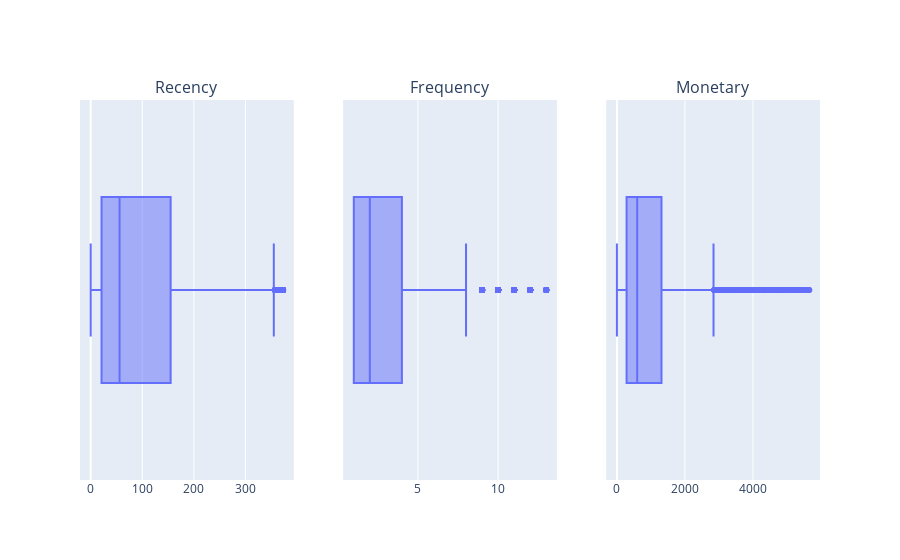

Source (notebook cell):
### Markdown cell above
После удаления выбросов у вас должны получиться следующие коробчатые диаграммы:

### Code cell
boxes = [px.box(rfm_table_cleaned, x=column) for column in rfm_table_cleaned.columns]
fig = make_subplots(
    rows=1, cols=3, 
    subplot_titles=(
        "Recency", "Frequency", "Monetary"
    )
)

for i, box in enumerate(boxes):
    fig.add_trace(boxes[i]['data'][0], row=1, col=i+1)

fig.update_layout(showlegend=True)
fig.write_html('images/boxplot_2.html')
fig.show()

### Figure 1 — Plotly figure (JSON) as saved in the notebook; plotly's stock layout.template omitted (floating-point values rounded to 4 significant figures; data arrays with more than 128 entries replaced by an {"elided": "..."} marker saying what was removed)
{"data": [{"alignmentgroup": "True", "hovertemplate": "Recency=%{x}<extra></extra>", "legendgroup": "", "marker": {"color": "#636efa"}, "name": "", "notched": false, "offsetgroup": "", "orientation": "h", "showlegend": false, "type": "box", "x": {"elided": "4044 int values"}, "x0": " ", "xaxis": "x", "y0": " ", "yaxis": "y"}, {"alignmentgroup": "True", "hovertemplate": "Frequency=%{x}<extra></extra>", "legendgroup": "", "marker": {"color": "#636efa"}, "name": "", "notched": false, "offsetgroup": "", "orientation": "h", "showlegend": false, "type": "box", "x": {"elided": "4044 int values"}, "x0": " ", "xaxis": "x2", "y0": " ", "yaxis": "y2"}, {"alignmentgroup": "True", "hovertemplate": "Monetary=%{x}<extra></extra>", "legendgroup": "", "marker": {"color": "#636efa"}, "name": "", "notched": false, "offsetgroup": "", "orientation": "h", "showlegend": false, "type": "box", "x": {"elided": "4044 float values"}, "x0": " ", "xaxis": "x3", "y0": " ", "yaxis": "y3"}], "layout": {"annotations": [{"font": {"size": 16}, "showarrow": false, "text": "Recency", "x": 0.1444, "xanchor": "center", "xref": "paper", "y": 1, "yanchor": "bottom", "yref": "paper"}, {"font": {"size": 16}, "showarrow": false, "text": "Frequency", "x": 0.5, "xanchor": "center", "xref": "paper", "y": 1, "yanchor": "bottom", "yref": "paper"}, {"font": {"size": 16}, "showarrow": false, "text": "Monetary", "x": 0.8556, "xanchor": "center", "xref": "paper", "y": 1, "yanchor": "bottom", "yref": "paper"}], "showlegend": true, "xaxis": {"anchor": "y", "domain": [0, 0.2889]}, "xaxis2": {"anchor": "y2", "domain": [0.3556, 0.6444]}, "xaxis3": {"anchor": "y3", "domain": [0.7111, 1]}, "yaxis": {"anchor": "x", "domain": [0, 1]}, "yaxis2": {"anchor": "x2", "domain": [0, 1]}, "yaxis3": {"anchor": "x3", "domain": [0, 1]}}}
